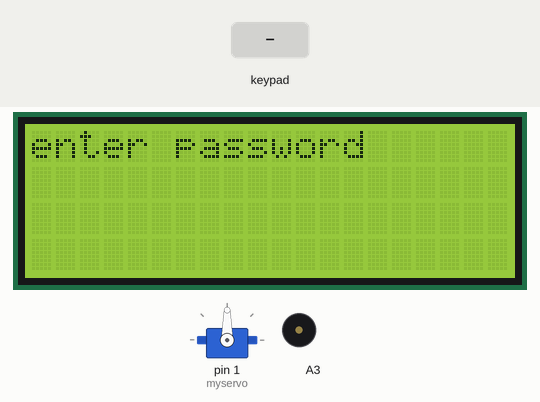
A sketch run on a simulated Arduino Uno, built with avr-gcc and run on an emulated ATmega328P. Parts: servo, 20×4 character LCD, buzzer (waves = sounding). Inputs (shaded band) come from the test bench.

Above: at 1.2 s.
1.3 s: keypad keys 1 1 1 1 # pressed 0.4 s apart
At 3.7 s:
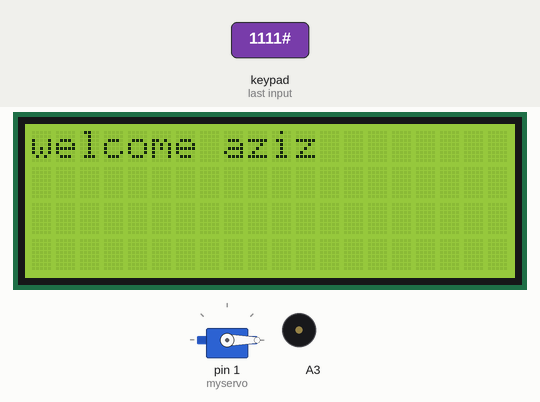
6.3 s: key 'A' pressed
At 6.7 s:
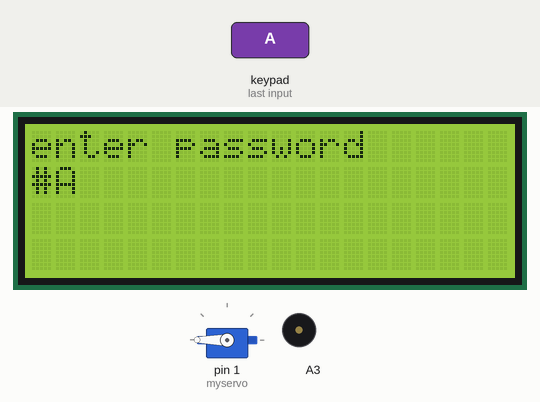
7.8 s: keypad keys 2 2 2 2 # pressed 0.4 s apart
At 9.2 s:
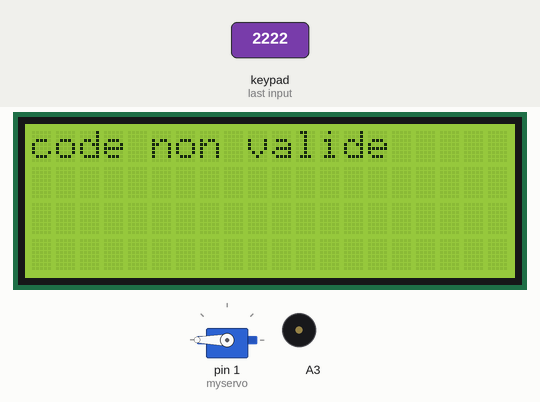
12.2 s: key 'B' pressed
At 12.27 s:
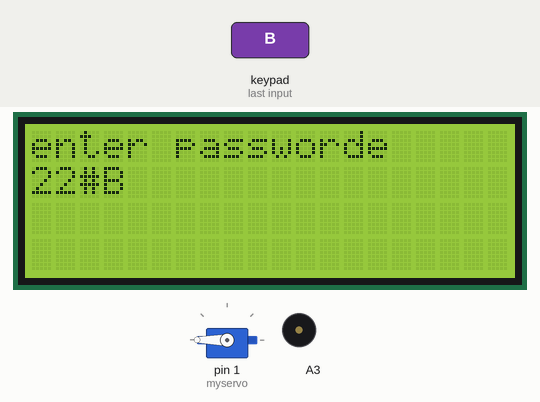
13.8 s: keypad keys 1 1 1 1 * pressed 0.4 s apart
At 16.1 s:
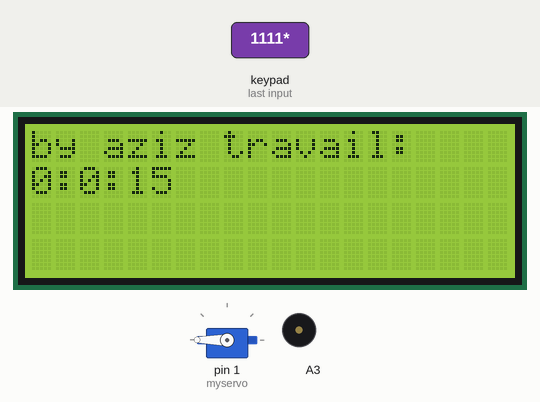
18.6 s: key 'C' pressed
At 19.8 s:
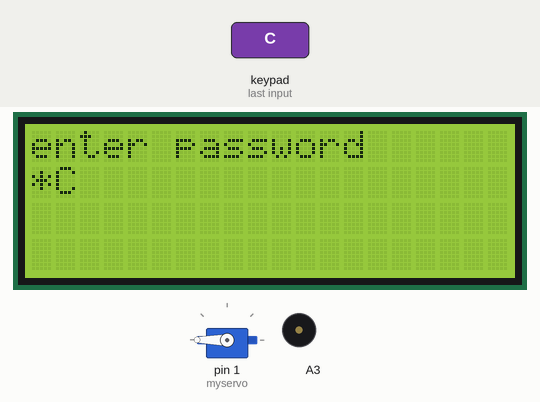
Timing chart, 0 to 21.1 s (numbered marks = the images above; inputs shaded):
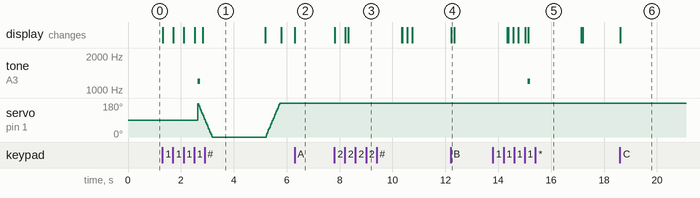

The sketch:

data.ino
```cpp
#include <LiquidCrystal_I2C.h>
#include <Keypad.h>
#include <Servo.h>
Servo myservo;
const int ROW_NUM = 4; //four rows
const int COLUMN_NUM = 4; //four columns
LiquidCrystal_I2C lcd(0x27, 20, 4);
char keys[ROW_NUM][COLUMN_NUM] = {
{'1','2','3', 'A'},
{'4','5','6', 'B'},
{'7','8','9', 'C'},
{'*','0','#', 'D'}
};
String code="";
byte pin_rows[ROW_NUM] = {0, 8, 7, 6}; //connect to the row pinouts of the keypad
byte pin_column[COLUMN_NUM] = {5, 4, 3, 2}; //connect to the column pinouts of the keypad
Keypad keypad = Keypad( makeKeymap(keys), pin_rows, pin_column, ROW_NUM, COLUMN_NUM );
//
 unsigned long TSec=1000;
unsigned long Num_ms, Num_sec,Num_min;
unsigned long Num_heur,Num_jour, Temps_ms;
//
int pos = 0;
int a=0;
int b=0;
int w=0;

void setup(){
  myservo.attach(1);// 1 esm el pin
 lcd.init(); // initialisation de l’afficheur
 lcd.clear();
 lcd.backlight(); // active le rétro-éclairage6

pinMode(A3,OUTPUT);
}

void loop(){
   lcd.setCursor(0, 0); // se positionner à la première ligne
  lcd.print("enter password");
char key = keypad.getKey();
if(key) // On appuie sur une touche du clavier matriciel
{
 lcd.setCursor(0, 1); // se positionner à la première ligne
code+=key;
lcd.print(code);  // Afficher le carctere saisie sur l'afficheur LCD

delay(100);
}
if ((code.length()==4)){

  if (code=="2222") {
lcd.clear();
     lcd.setCursor(0, 0); // se positionner à la première ligne
  lcd.print("welcome fiki");
  tone(A3, 1200, 100);
openn();
  delay(2000);

closee();
  //stop le moteur
  lcd.clear();
  code="";
  }
    if (code=="3333") {
      w=w+1;
      if(w==1){
lcd.clear();
     lcd.setCursor(0,0); // se positionner à la première ligne
  lcd.print("welcome wassim");
openn();
  tone(A3, 1200, 100);
  delay(2000);
closee();
  //stop le moteur
  lcd.clear();
  code="";
  }
  if(w==2){
      tone(A3, 1200, 100);
      lcd.clear();
        lcd.setCursor(0, 0); // se positionner à la première ligne
  lcd.print("by wassim travail:");
  delay(2000);
  lcd.clear();

  w=0;
  }
  }
   if (code=="1111"){
    a=a+1;
    if(a==1){
  Temps_ms=millis();  // 2^32 secondes = 49.71 jours
TSec=1000;
  // Calcul des secondes
  Num_sec= (Temps_ms/TSec)%60;


  // Calcul des minutes
  Num_min= (Temps_ms/(TSec*60))%60;

  // Calcul des heures
  Num_heur= (Temps_ms/(TSec*3600))%60;
    lcd.clear();
     lcd.setCursor(0, 0); // se positionner à la première ligne
  lcd.print("welcome aziz");
  tone(A3, 1200, 100);
      //le moteur tourne pour ouvrir la porte
openn();

  delay(2000);
   lcd.clear();
closee();
}
 if(a==2){
  Temps_ms=millis();  // 2^32 secondes = 49.71 jours

  // Calcul des secondes
  Num_sec= (Temps_ms/TSec)%60;


  // Calcul des minutes
  Num_min= (Temps_ms/(TSec*60))%60;

  // Calcul des heures
  Num_heur= (Temps_ms/(TSec*3600))%60;
   tone(A3, 1200, 100);
      lcd.clear();
        lcd.setCursor(0, 0); // se positionner à la première ligne
  lcd.print("by aziz travail:");
  lcd.setCursor(0, 1);
  lcd.print(Num_heur);
    lcd.print(":");
    lcd.print(Num_min);
    lcd.print(":");
    lcd.print(Num_sec);
  delay(2000);
  lcd.clear();

  a=0;
    }
    if(a==0){
      Temps_ms=0;
      b=millis();
    }

  //stop le moteur
  lcd.clear();
  code="";
  }
    else {
       lcd.clear();
         lcd.print("code non valide");
         delay(2000);

         code="";
  }
}

}
void closee(){
 for (pos = 0; pos <= 180; pos += 5) { // goes from 180 degrees to 0 degrees
    myservo.write(pos);              // tell servo to go to position in variable 'pos'
    delay(15);                       // waits 15ms for the servo to reach the position
  }
}
void openn(){
    for (pos = 180; pos >= 0; pos -= 5) { // goes from 0 degrees to 180 degrees
    // in steps of 1 degree
    myservo.write(pos);              // tell servo to go to position in variable 'pos'
    delay(15);                       // waits 15ms for the servo to reach the position
  }
}
```

Measured:
- after the input at 1.3 s, tone on A3: silent → 1200 Hz after 1.3 s, → silent 0.10 s later; the display: first changes at once (image 1 shows a later state)
- after the input at 6.3 s, the display: changes at once (image 2)
- after the input at 7.8 s, the display: first changes at once (image 3 shows a later state)
- after the input at 12.2 s, the display: changes at once (image 4)
- after the input at 13.8 s, tone on A3: silent → 1200 Hz after 1.3 s, → silent 0.10 s later; the display: first differs from a run without the input after 0.58 s (image 5 shows a later state)
- after the input at 18.6 s, the display: changes at once (image 6)
